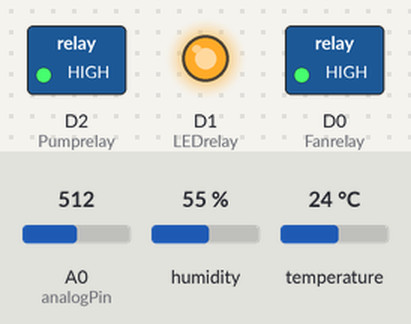
The sketch below on a simulated ESP8266 (NodeMCU). Parts: switched loads named in the sketch (green lamp = pin HIGH), output pins drawn as LEDs (lit = HIGH). Inputs (shaded band) come from the test bench; at power-on: A0 (analogPin) = 512, humidity 55 %, temperature 24 °C. WiFi joins after 1.5 s; servers stay silent unless stated; what the sketch prints to the serial monitor is not drawn.

Above: at 0.1 s.
At 18.4 s:
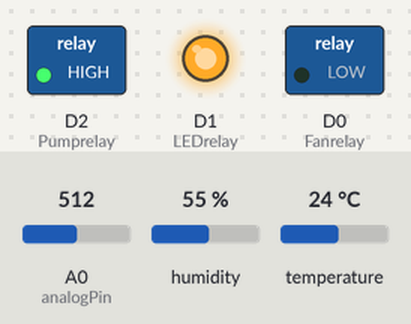
At 23.4 s:
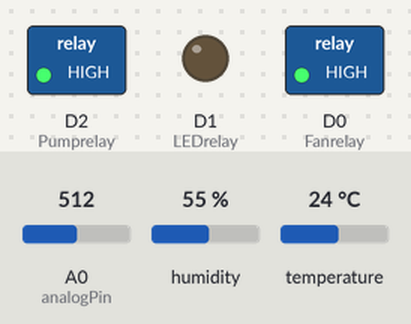
Timing chart, 0 to 24.9 s (numbered marks = the images above):
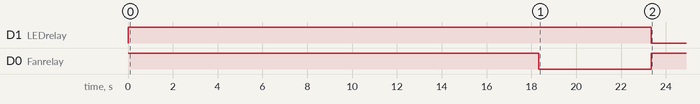

Measured:
- by itself, D1 (LEDrelay): HIGH → LOW at 23.4 s
- by itself, D0 (Fanrelay): HIGH → LOW at 18.3 s, → HIGH 5.0 s later

The sketch:

AutotakecareOplant__1_.ino
```cpp
#define BLYNK_TEMPLATE_ID "TMPL6fy9Q1cGP"
#define BLYNK_TEMPLATE_NAME "Ornamental plant Caring devices"
#define BLYNK_AUTH_TOKEN "rEp9CS1CZw-szd3lOZvatsaKY7ZaWNIQ"

#include "DHT.h"

#include <ESP8266WiFi.h>
#include <BlynkSimpleEsp8266.h>

#ifndef BLYNK_TEMPLATE_ID
#error "Please specify id"
#endif

char auth[] = BLYNK_AUTH_TOKEN ;
char ssid[] = "Fresh" ;
char pass[] = "12345678" ;

#define DHTPIN  D3
#define DHTTYPE  DHT11

#define Fanrelay  D0
#define LEDrelay D1
#define Pumprelay D2

int val = 0;

#define analogPin  A0

int ControlLight_Action = 1024 ;
int ControlHumidity_Action = 51 ;
int checker = 0 ;
int tricker = 0 ;
bool flag = 0 ;
float humidity ;
float temperature ;

DHT dht(DHTPIN, DHTTYPE);

BLYNK_WRITE(V3){
  ControlLight_Action = param.asInt() ;
}

BLYNK_WRITE(V4){
  ControlHumidity_Action = param.asInt() ;
}

BLYNK_WRITE(V5){
  checker = param.asInt() ;
  if( checker == 1 && flag != 1 ){
    flag = 1 ;
    digitalWrite( Fanrelay ,LOW);
    digitalWrite( Pumprelay ,LOW);
    digitalWrite( LEDrelay ,LOW);
    Serial.print("Checking......") ;
    delay(3000) ;
    digitalWrite( Fanrelay ,HIGH);
    digitalWrite( Pumprelay ,HIGH);
    digitalWrite( LEDrelay ,HIGH);
    tricker = 0 ;
  }
}

void CheckWIFI(){
  if ( WiFi.status() != WL_CONNECTED ){
    WiFi.begin(ssid, pass);
    delay(15000) ;
    tricker += 15000 ;
    Serial.print("\nNo WiFi active\n") ;
    Serial.println(WiFi.status()) ;
    Serial.println(WL_CONNECTED) ;
    Serial.println(tricker) ;
  }
  else{
    if( Blynk.connected() == false ){
      Serial.print("not connected\n") ;
      Blynk.begin( auth, ssid, pass );
      Blynk.run() ;
    }
    else{
      Serial.print("Connected\n") ;
      Blynk.run() ;
    }
  }
}

void setup() {
  Serial.begin(9600) ;
  pinMode( Fanrelay, OUTPUT) ;
  digitalWrite( Fanrelay, HIGH) ;

  pinMode( LEDrelay, OUTPUT);
  digitalWrite( LEDrelay, HIGH);

  pinMode( Pumprelay, OUTPUT);
  digitalWrite( Pumprelay, HIGH);

  CheckWIFI() ;
  Serial.print("First take") ;
  dht.begin();
  delay(3000) ;
  if( WiFi.status() == WL_CONNECTED ){
    Blynk.virtualWrite(V3, ControlLight_Action ) ;
    Blynk.virtualWrite(V4, ControlHumidity_Action ) ;
  }

}

void loop() {
  CheckWIFI() ;
  humidity = dht.readHumidity();
  temperature = dht.readTemperature();
  Serial.print("the temp = ") ;
  Serial.print(temperature) ;
  Serial.print("\nthe humidity = ") ;
  Serial.print(humidity) ;
  val = analogRead(analogPin);
  Serial.print("Resistance : ") ;
  Serial.print(val) ;
  if(tricker == 15000 ){
    digitalWrite( Fanrelay ,LOW);
    delay(5000) ;
    tricker += 5000 ;
    humidity = dht.readHumidity();
    temperature = dht.readTemperature();
    val = analogRead(analogPin);
    Serial.print("Resistance : ") ;
    Serial.print(val) ;
    Blynk.virtualWrite(V1, temperature ) ;
    Blynk.virtualWrite(V2, humidity ) ;
    if ( humidity < ControlHumidity_Action){
      digitalWrite( Pumprelay ,LOW);
      delay(2000) ;
      digitalWrite( Pumprelay ,HIGH);
    }
    if ( val < ControlLight_Action){
      digitalWrite( LEDrelay ,LOW);
      Serial.print("\nLight is on\n") ;
    }
    digitalWrite( Fanrelay , HIGH);
  }
  tricker += 1000 ;
  delay(1000) ;
  if(tricker >= (1000 * 60 *60)){
    tricker = 0 ;
    digitalWrite( LEDrelay ,HIGH);
  }
  flag = 0 ;
}

BLYNK_CONNECTED() {
  Serial.print("Using Blynk") ;
  Blynk.virtualWrite(V1, temperature ) ;
  Blynk.virtualWrite(V2, humidity ) ;
}
```
